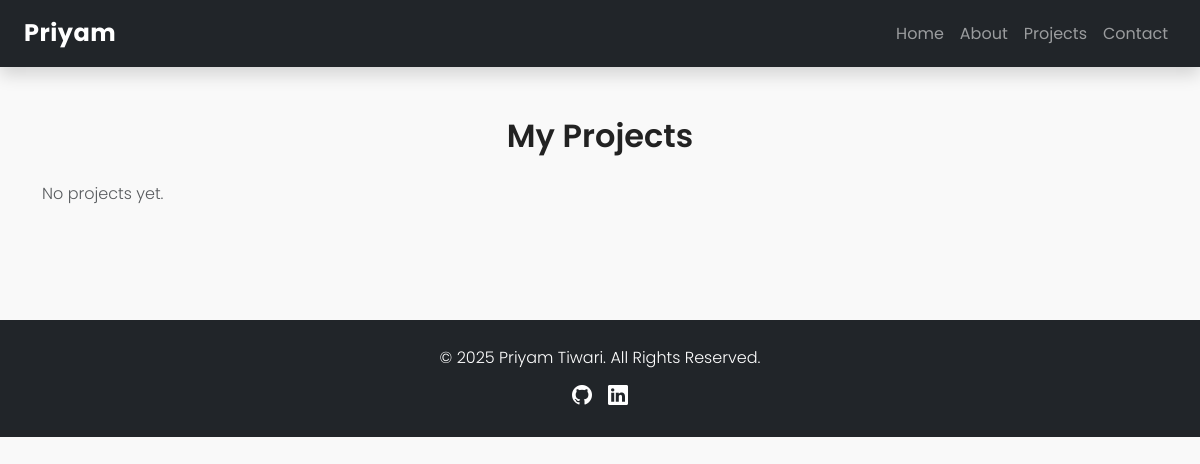
The app's page /projects/, older data.
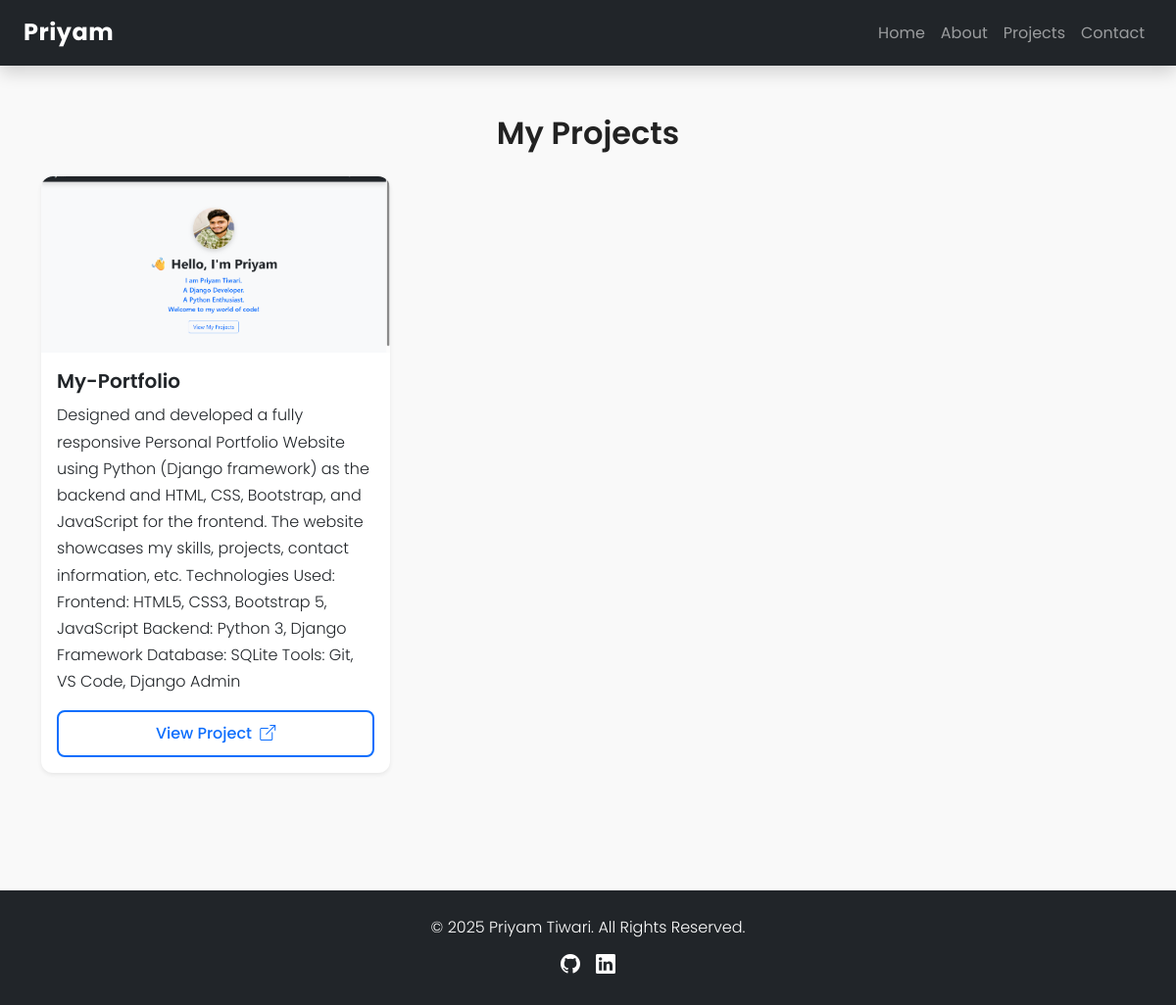
The same page, newer data.
### main/models.py (models this page shows, shortened)
class Project(models.Model):
    title = models.CharField(max_length=100)
    description = models.TextField()
    image = models.ImageField(upload_to='projects/', blank=True, null=True)
    link = models.URLField(blank=True)

### main/views.py (the view)
# urls.py: path('projects/', views.projects, name='projects'),
def projects(request):
    all_projects = Project.objects.all()
    return render(request, 'main/projects.html', {'projects': all_projects})

### templates/main/projects.html (shortened to what this page needs)
{% extends 'base.html' %}
{% load static %}
{% block content %}
<h2 class="mb-4 text-center slide-in">My Projects</h2>
<div class="row">
  {% for project in projects %}
    <div class="col-md-6 col-lg-4 mb-4 slide-in">
      <div class="card h-100 shadow-sm project-card border-0">
        {% if project.image %}
          <img src="{{ project.image.url }}" class="card-img-top project-image" alt="{{ project.title }}">
        {% endif %}
        <div class="card-body d-flex flex-column">
          <h5 class="card-title fw-semibold">{{ project.title }}</h5>
          <p class="card-text">{{ project.description }}</p>
          {% if project.link %}
            <a href="{{ project.link }}" target="_blank" class="btn btn-outline-primary mt-auto">
              View Project <i class="bi bi-box-arrow-up-right ms-1"></i>
            </a>
          {% endif %}
        </div>
      </div>
    </div>
  {% empty %}
    <p class="text-muted">No projects yet.</p>
  {% endfor %}
</div>
{% endblock %}

### templates/base.html (shortened to what this page needs)
{% load static %}
<!DOCTYPE html>
<html lang="en">
<head>
    <link href="https://cdn.jsdelivr.net/npm/bootstrap@5.3.2/dist/css/bootstrap.min.css" rel="stylesheet">
    <link href="https://cdn.jsdelivr.net/npm/bootstrap-icons@1.10.5/font/bootstrap-icons.css" rel="stylesheet">
    <link href="{% static 'css/style.css' %}" rel="stylesheet">
</head>
<body>
    <nav class="navbar navbar-expand-lg navbar-dark bg-dark shadow">
        <div class="container-fluid px-4">
            <a class="navbar-brand fw-bold" href="/">Priyam</a>
            <div class="collapse navbar-collapse">
                <ul class="navbar-nav ms-auto">
                    <li class="nav-item"><a class="nav-link" href="/">Home</a></li>
                    <li class="nav-item"><a class="nav-link" href="/about/">About</a></li>
                    <li class="nav-item"><a class="nav-link" href="/projects/">Projects</a></li>
                    <li class="nav-item"><a class="nav-link" href="/contact/">Contact</a></li>
                </ul>
            </div>
        </div>
    </nav>
    <div class="container py-5">
        {% block content %}
        {% endblock %}
    </div>
<footer class="bg-dark text-white text-center py-4 mt-5">
  <div class="container">
    <p class="mb-2">© 2025 Priyam Tiwari. All Rights Reserved.</p>
    <div class="d-flex justify-content-center gap-3">
      <a href="https://github.com/priyamt0709" target="_blank" class="text-white fs-5">
        <i class="bi bi-github"></i>
      </a>
      <a href="https://www.linkedin.com/in/priyam-tiwari-209b98168" target="_blank" class="text-white fs-5">
        <i class="bi bi-linkedin"></i>
      </a>
    </div>
  </div>
</footer>
</body>
</html>

### static/css/style.css (style rules this page uses)
body { font-family: 'Poppins', sans-serif; font-size: 16px; color: #212529; line-height: 1.7; background-color: #f9f9f9; margin: 0; padding: 0; }
h1, h2, h3, h4, h5, h6 { font-weight: 600; color: #222; line-height: 1.3; margin-bottom: 1rem; }
p { font-weight: 300; font-size: 1rem; margin-bottom: 1rem; }
a { color: #0d6efd; text-decoration: none; transition: color 0.2s ease; }
.navbar-brand { font-size: 1.5rem; font-weight: 600; letter-spacing: 0.5px; }
.btn { font-weight: 500; border-radius: 0.5rem; padding: 0.6rem 1.2rem; }
.slide-in { opacity: 0; transform: translateY(30px); transition: all 0.6s ease-out; }
.slide-in.visible { opacity: 1; transform: translateY(0); }
.btn-outline-primary { border-width: 2px; font-weight: 500; transition: all 0.3s ease; }
.project-card { transition: transform 0.3s ease, box-shadow 0.3s ease; border-radius: 0.75rem; }
.project-image { object-fit: cover; height: 180px; border-top-left-radius: 0.75rem; border-top-right-radius: 0.75rem; }

Row changes from the older to the newer data that the page shows:
added Project: image (picture), title "My-Portfolio", description "Designed and developed a fully responsive Personal Portfolio Website using Python (Django framework) as the backend and HTML, CSS, Bootstrap, and JavaScript for the frontend. The website showcases my skills, projects, contact information, etc. Technologies Used: Frontend: HTML5, CSS3, Bootstrap 5, JavaScript Backend: Python 3, Django Framework Database: SQLite Tools: Git, VS Code, Django Admin"
Text that changed along with them:
text no longer shown: "No projects yet."
